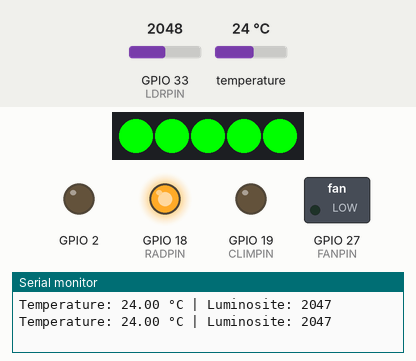
Bench run of a sketch on a simulated ESP32. Shown: 5 RGB LEDs in strip order, left to right, switched loads named in the sketch (green lamp = pin HIGH), output pins drawn as LEDs (lit = HIGH), the last lines printed to the serial monitor. The test bench sets the inputs (shaded band); at power-on: temperature 24 °C, GPIO 33 (LDRPIN) = 2048.

Above: at 2.3 s.
2.4 s: temperature set to 25.9 °C
At 3.4 s:
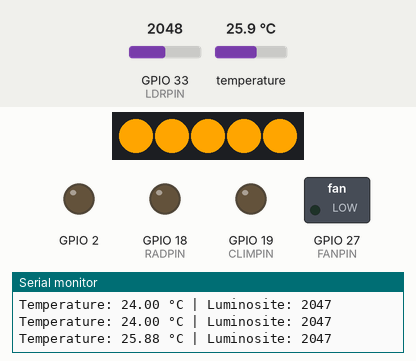
4.5 s: temperature set to 26.3 °C
At 6.1 s:
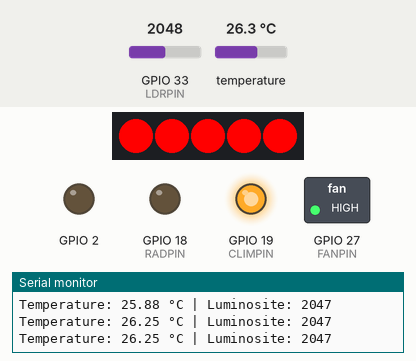
6.8 s: GPIO 33 (LDRPIN) set to 630
8.3 s: GPIO 33 (LDRPIN) set to 549
At 9.4 s:
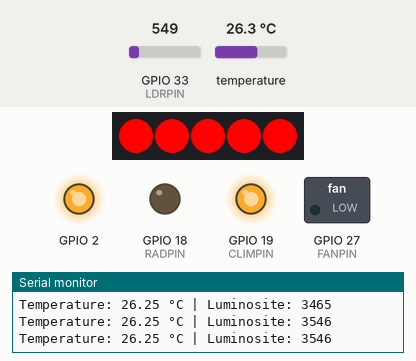
9.9 s: GPIO 33 (LDRPIN) set to 1228
At 11.9 s:
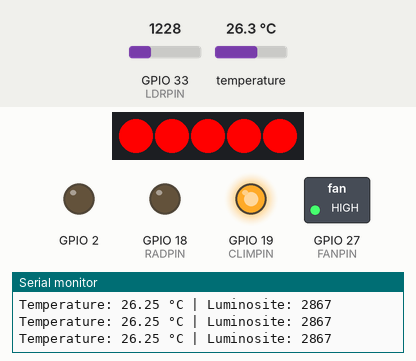
12.2 s: GPIO 33 (LDRPIN) set to 491
At 13.2 s:
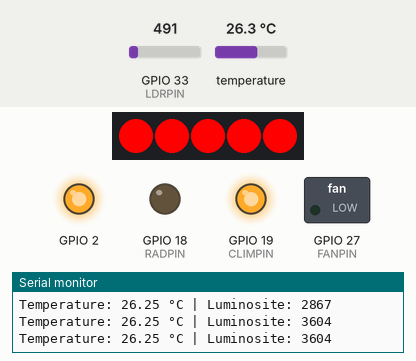
Timing chart, 0 to 14.7 s (numbered marks = the images above; inputs shaded):
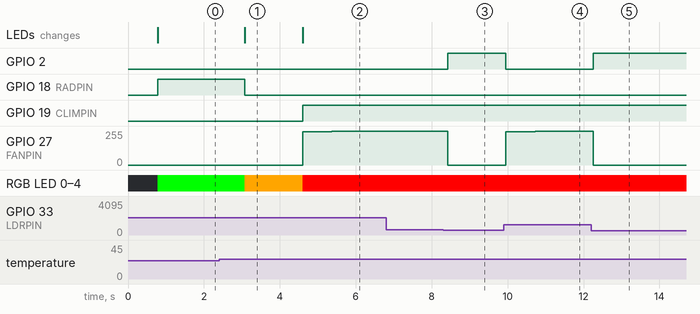

Measured:
- the behaviour switches between 25 and 25.1 °C on temperature (found by bisection; images 0 and 1)
- the behaviour switches between 25.9 and 26 °C on temperature (found by bisection; images 1 and 2)
- the behaviour switches between 596 and 595 on GPIO 33 (LDRPIN) (found by bisection; images 2 and 3)
- after the input at 2.4 s, GPIO 18 (RADPIN): HIGH → LOW after 0.67 s; RGB LED 0–4: RGB(0, 255, 0) → RGB(255, 165, 0) after 0.67 s; the LEDs: change after 0.67 s (image 1)
- after the input at 4.5 s, GPIO 19 (CLIMPIN): LOW → HIGH after 0.10 s; GPIO 27 (FANPIN): 0/255 → 250/255 after 0.10 s, → 255/255 0.76 s later; RGB LED 0–4: RGB(255, 165, 0) → RGB(255, 0, 0) after 0.10 s; the LEDs: change after 0.10 s (image 2)
- after the input at 8.3 s, GPIO 2: LOW → HIGH after 0.13 s; GPIO 27 (FANPIN): 255/255 → 0/255 after 0.13 s
- after the input at 9.9 s, GPIO 2: HIGH → LOW after 0.06 s; GPIO 27 (FANPIN): 0/255 → 250/255 after 0.06 s, → 255/255 0.76 s later
- after the input at 12.2 s, GPIO 2: LOW → HIGH after 0.05 s; GPIO 27 (FANPIN): 255/255 → 0/255 after 0.05 s

The sketch:

regularIB.ino
```cpp
#include <DallasTemperature.h>
#include <OneWire.h>
#include <Adafruit_NeoPixel.h>
#include <Arduino.h>

////////////////////// Pins //////////////
#define CLIMPIN 19
#define RADPIN 18
#define FANPIN 27
#define LEDSTIPPIN 13
#define NUMLEDS 5
#define TACHPIN 26
#define LDRPIN 33  // Photoresistor

// Seuils du temperature
#define SB 25
#define SH 26

int onMax = 0;

// Seuil de luminosité
#define LIGHTMAX 3500

//Configuration du temperature
OneWire oneWire(23);
DallasTemperature tempSensor(&oneWire);

//Config du leds Strip
Adafruit_NeoPixel strip(NUMLEDS, LEDSTIPPIN, NEO_GRB + NEO_KHZ800);


/////////////////// TEMPERATURE ///////////////////
//Pour obtenir la température
float getTemperature() {
  tempSensor.requestTemperatures();
  return tempSensor.getTempCByIndex(0);
}


//////////////// LUMIERE //////////////////////////
//Pour lire la luminosité depuis la photoresistance
int getlumiosite() {
  return analogRead(LDRPIN); // valeur entre 0 et 4095
}


/////////////////// LEDS //////////////////////////
//Pour controoler les leds (climatiseur et radiateur)
void ControlLeds(float temp) {
  if (temp >= SH) {
    digitalWrite(CLIMPIN, HIGH);
    digitalWrite(RADPIN, LOW);
  } else if (temp <= SB) {
    digitalWrite(RADPIN, HIGH);
    digitalWrite(CLIMPIN, LOW);
  } else {
    digitalWrite(CLIMPIN, LOW);
    digitalWrite(RADPIN, LOW);
  }
}


/////////////////// LEDS STRIP //////////////////
// Pour partager la meme couleur sur la bande de leds Strip
void setLeds(uint32_t color) {
  for (int i = 0; i < NUMLEDS; i++) {
    strip.setPixelColor(i, color);
  }
  strip.show();
}

// Pour controler leds strip selon la température
void ControlLedsStrip(float temp) {
  if (temp >= SH)
    // rouge
    setLeds(strip.Color(255, 0, 0));
  else if (temp <= SB)
    // vert
    setLeds(strip.Color(0, 255, 0));
  else
    // Orange
    setLeds(strip.Color(255, 165, 0));
}


/////////////////// FAN /////////////////////////////////
// Pour controler le ventilateur selon la température
void ControlFan(float t, int ligth) {
  digitalWrite(2, LOW);
  if(t < SH){
    ledcWrite(FANPIN, 0);
    onMax = 0;
  }else{
    if(ligth < LIGHTMAX){
      if(onMax != 1){
        for(int i=1;i <= 255; i = i+10){
          ledcWrite(FANPIN, i);
        }
        onMax = 1;
      }else{
        ledcWrite(FANPIN, 255);
      }
    }else{
      digitalWrite(2,HIGH);
      ledcWrite(FANPIN, 0);
      onMax = 0;
    }
  }
}


///////////////////// INITIALISATION /////////////////////
void initialisation(){
  Serial.begin(9600);

  // Init du capteur de température et du bus OneWire
  tempSensor.begin();

  //Init du leds strip
  strip.begin();
  strip.show();

  //Initialisation des leds du climatiseur / radiateur
  pinMode(CLIMPIN, OUTPUT);
  pinMode(RADPIN, OUTPUT);
  pinMode(2, OUTPUT);

  //Configuration du ventilateur
  ledcAttach(FANPIN, 25000, 8);
}

void setup() {
  initialisation();
}


////////////////////// APEL DES FONCTIONS ///////////////////////
void appel(){
  // Lecture de la température
  float temperature = getTemperature();

  int light = 4095 - analogRead(A5);

  // Affichage dans le moniteur série
  Serial.print("Temperature: ");
  Serial.print(temperature);
  Serial.print(" °C | Luminosite: ");
  Serial.println(light);
  ControlFan(temperature, light);
  ControlLedsStrip(temperature);
  ControlLeds(temperature);
}

void loop() {
  appel();
}
```
